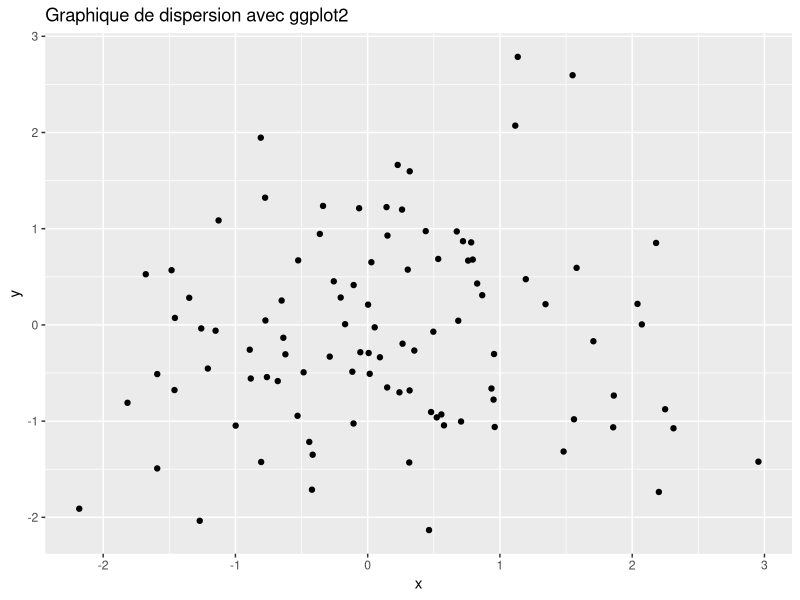
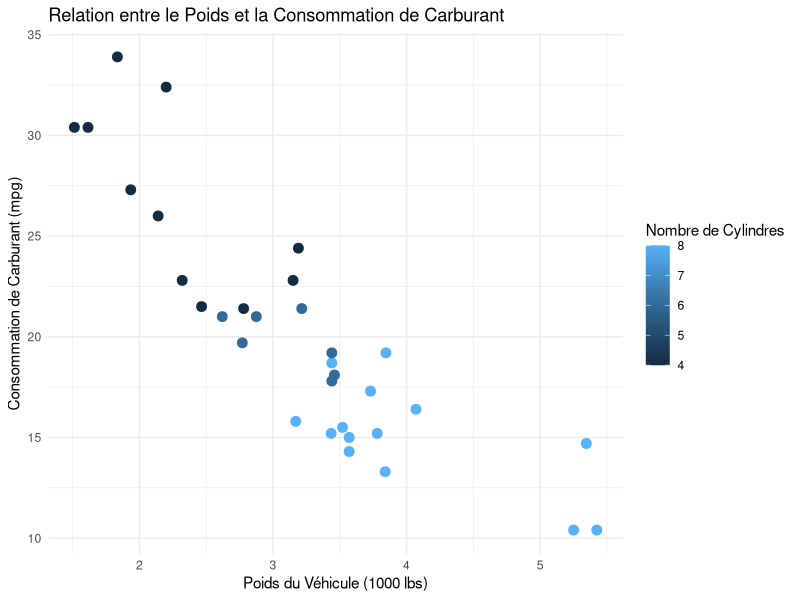
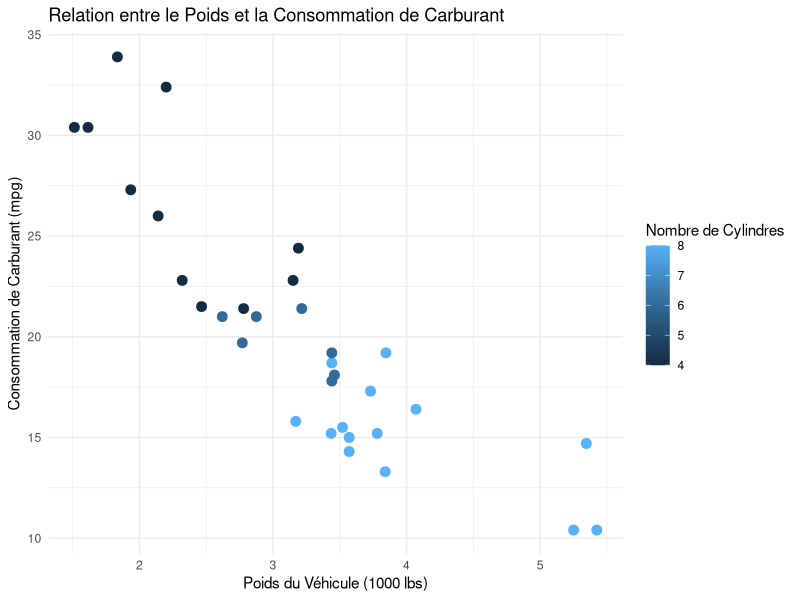
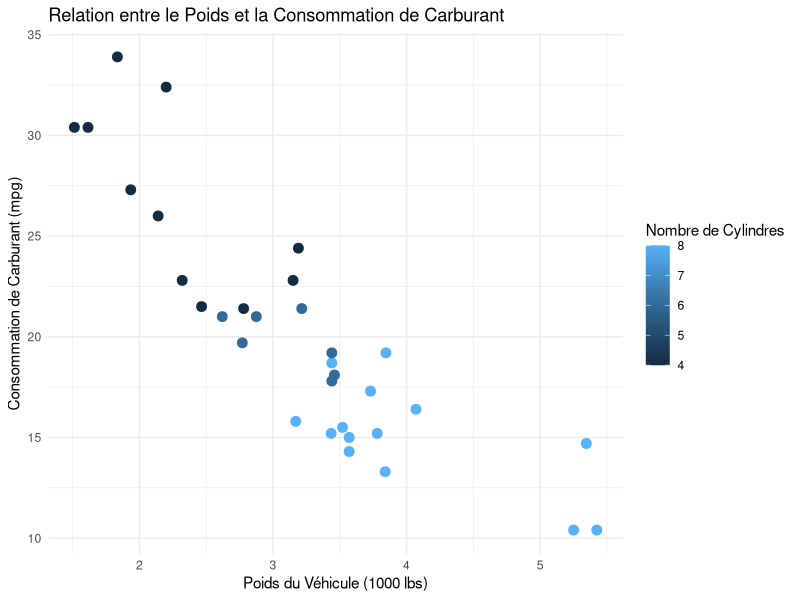

The R script that drew these images, in order:
## ---- chunk 1
library(knitr)
library(ggplot2)


# Créer un exemple de données
data <- data.frame(
  x = rnorm(100),
  y = rnorm(100)
)

# Créer un graphique de dispersion
plot <- ggplot(data, aes(x = x, y = y)) +
  geom_point() +
  ggtitle("Graphique de dispersion avec ggplot2")

# Afficher le graphique
print(plot)
## ---- chunk 2
library(ggplot2)
# Charger le jeu de données mtcars
data("mtcars")

# Créer un graphique de dispersion
plot <- ggplot(data = mtcars, aes(x = wt, y = mpg)) +
  geom_point(aes(color = cyl), size = 3) +
  labs(
    title = "Relation entre le Poids et la Consommation de Carburant",
    x = "Poids du Véhicule (1000 lbs)",
    y = "Consommation de Carburant (mpg)",
    color = "Nombre de Cylindres"
  ) +
  theme_minimal()

# Afficher la figure
print(plot)

# Exporter la figure en PNG
ggsave("figure.png", plot = plot, width = 8, height = 6)

# Exporter la figure en PDF
ggsave("figure.pdf", plot = plot, width = 8, height = 6)
